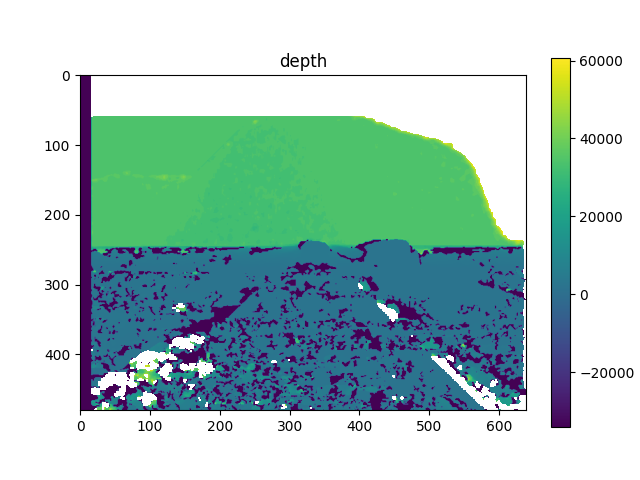

Write the Python code that produced this figure.
import cv2
import numpy as np
from matplotlib import pyplot as plt 

def getDisparity():
    # #将图片读取为灰度图像
    # imgr = cv2.imread("RIma-000023.png", cv2.IMREAD_GRAYSCALE)
    # imgl = cv2.imread("LIma-000023.png", cv2.IMREAD_GRAYSCALE)
  
    #读取彩色图片
    imgr = cv2.imread("RIma-000023.png")
    imgl = cv2.imread("LIma-000023.png")
    #设置参数
    block_size = 7
    channels = imgr.shape[2]
    #计算视差图
    stereo = cv2.StereoSGBM_create(
        #参数设置
        minDisparity = 0, #最小视差
        blockSize = block_size, #窗口大小
        #以下参数设置为官方推荐
        #P1与P2为动态规划有关参数
        P1 = 8*channels*block_size*block_size,
        P2 = 32*channels*block_size*block_size,
        disp12MaxDiff = 1, #左视差图与右视差图的最大差异
        uniquenessRatio = 10, #次低代价>=最低代价*(1+uni/100)
        speckleWindowSize = 100, #平滑区域最大尺寸
        speckleRange = 10 #视差变化的阈值
    )
    disparity = stereo.compute(imgl,imgr)
    return disparity

def getDepth(dis):
    f = 7 #焦距，单位为毫米
    B = 500 #基线， 单位为毫米
    w_of_pixel = 0.0064 #每个像素的宽度，单位为毫米
    [row, col] = dis.shape #获取形状
    #定义空图片
    depth = np.zeros((row, col))
    for r in range(row):
        for c in range(col):
            #计算视差实际值
            D = dis[r][c] * w_of_pixel 
            #如果视差为0，说明深度无穷大
            if D == 0.0:
                Z = float("inf")
            else:
                Z = (B * f) / D 
            depth[r][c] = Z
    return depth

def show(img, title):
    plt.imshow(img)
    plt.title(title)
    plt.colorbar(fraction=0.05, pad=0.05)
    plt.savefig(title + ".png")
    plt.show()
    return

if __name__ == "__main__":
    disparity = getDisparity()
    depth = getDepth(disparity)
    show(disparity, "disparity")
    show(depth, "depth")